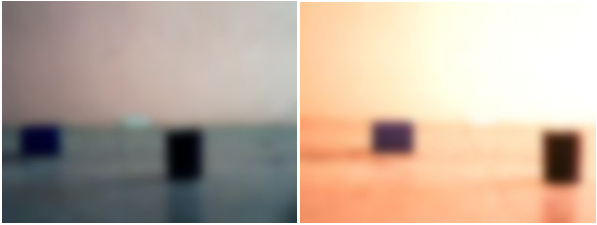
#> input picture Images/1.png, 597 x 225 px, given in place of the camera
$ python calc_bf_quick.py   (older library calls are emulated)
#> lines starting #> are read from the running program, lines starting #| are printed output that depends on the picture
import cv2
import numpy as np
from constants import *


kernel = np.ones((5, 5), np.uint8)

cam = cv2.VideoCapture(0)
_, main_original = cam.read()
#> main_original is the input picture: shape (225, 597, 3); mean B, G, R 157.5, 172.6, 190.9
main_original = cv2.resize(main_original, (320, 240))
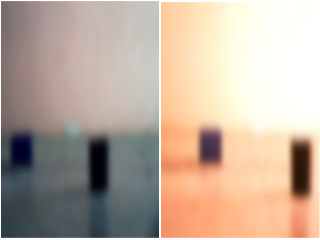
#> main_original: shape (240, 320, 3); mean B, G, R 157.6, 172.6, 190.9
cam.release()
main = cv2.morphologyEx(main_original, cv2.MORPH_OPEN, kernel)  # erosion, followed by dilation
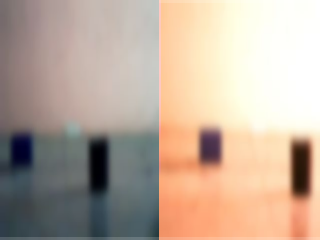
#> main: shape (240, 320, 3); mean B, G, R 154.9, 170.4, 189.3
main = cv2.GaussianBlur(main, (13, 13), 0)
cv2.imshow('main_original', main_original)
cv2.waitKey(0)

cv2.destroyAllWindows()

x = int(input("Please enter the pixel lhs of the target object: "))
#> the answer given: 3
w = int(input("Please enter the pixel width of the target object: "))
#> the answer given: 100
cR = [x,None,w,None]  # x,y,w,h


cam = cv2.VideoCapture(1)
_, other_original = cam.read()
other_original = cv2.resize(other_original, (320, 240))
cam.release()
other = cv2.morphologyEx(other_original, cv2.MORPH_OPEN, kernel)  # erosion, followed by dilation
other = cv2.GaussianBlur(other, (13, 13), 0)
cv2.imshow('other_original', other_original)
cv2.waitKey(0)
cv2.destroyAllWindows()

x = int(input("Please enter the pixel lhs of the target object: "))
#> the answer given: 3
w = int(input("Please enter the pixel width of the target object: "))
#> the answer given: 100
cL = [x,None,w,None]  # x,y,w,h


real_distance = 113

# [26 lines of commented-out code are left out]
s1 = Width - cR[0]
s2 = Width - cL[0]
e1 = Width - (cR[0] + cR[2])
e2 = Width - (cL[0] + cL[2])

gh = s1 - Width / 2
ef = Width / 2 - s2
print(gh, ef, gh + ef)
BF1 = abs(real_distance*(ef+gh)/distance_between_cameras)

gh = e1 - Width / 2
ef = Width / 2 - e2
print(gh, ef, gh + ef)
BF2 = abs(real_distance*(ef+gh)/distance_between_cameras)

BF = round((BF1 + BF2) / 2, 3)
print(BF1, BF2, "BF = ", BF)

$ run again, on Images/2.png
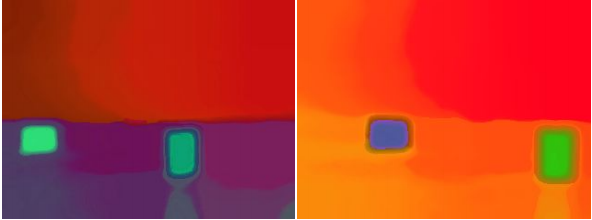
#> input picture Images/2.png, 592 x 220 px, given in place of the camera
#> main_original is the input picture: shape (220, 592, 3); mean B, G, R 37.6, 56.7, 194.7
#> `main_original = cv2.resize(main_original, (320, 240))`:
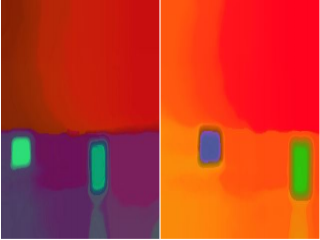
#> main_original: shape (240, 320, 3); mean B, G, R 37.6, 56.7, 194.6
#> `main = cv2.GaussianBlur(main, (13, 13), 0)`:
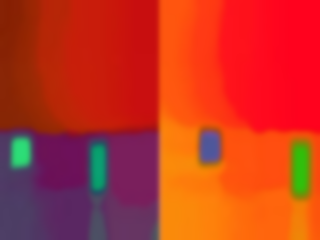
#> main: shape (240, 320, 3); mean B, G, R 34.4, 54.2, 193.5

$ run again, on Images/3.png
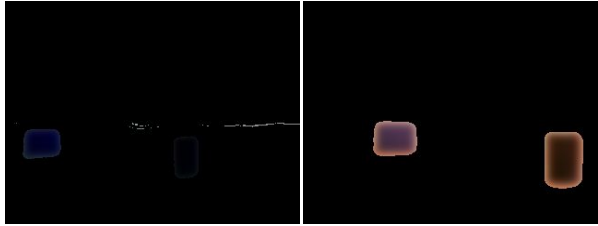
#> input picture Images/3.png, 598 x 226 px, given in place of the camera
#> main_original is the input picture: shape (226, 598, 3); mean B, G, R 8.9, 8.7, 9.6
#> `main_original = cv2.resize(main_original, (320, 240))`:
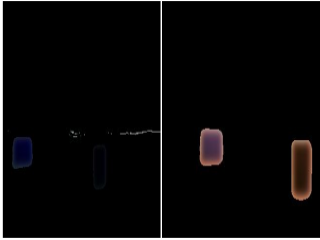
#> main_original: shape (240, 320, 3); mean B, G, R 8.9, 8.8, 9.7
#> `main = cv2.GaussianBlur(main, (13, 13), 0)`:
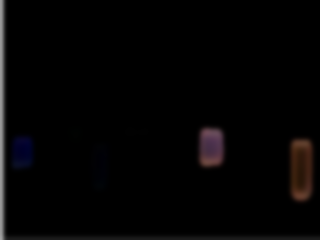
#> main: shape (240, 320, 3); mean B, G, R 3.9, 3.7, 4.5

$ run again, on Images/4.png
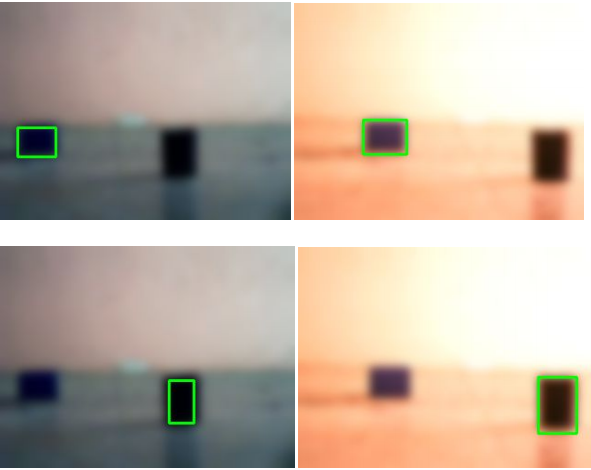
#> input picture Images/4.png, 591 x 470 px, given in place of the camera
#> main_original is the input picture: shape (470, 591, 3); mean B, G, R 162, 177.7, 193.3
#> `main_original = cv2.resize(main_original, (320, 240))`:
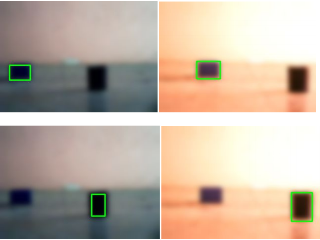
#> main_original: shape (240, 320, 3); mean B, G, R 162, 177.7, 193.3
#> `main = cv2.GaussianBlur(main, (13, 13), 0)`:
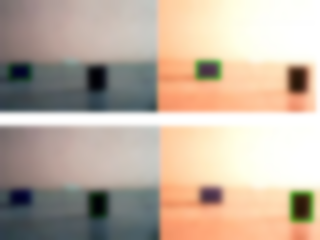
#> main: shape (240, 320, 3); mean B, G, R 160.2, 175.8, 192.1
